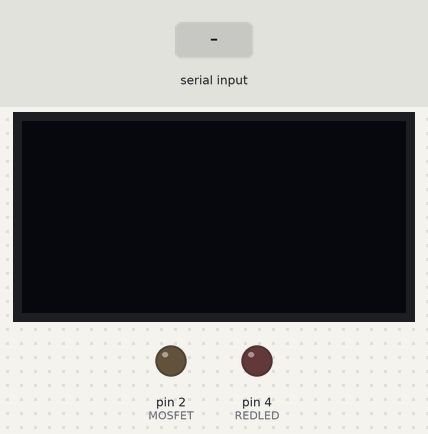
A sketch run on a simulated Arduino Uno, built with avr-gcc and run on an emulated ATmega328P. Parts: 128×64 one-colour display, output pins drawn as LEDs (lit = HIGH). The test bench sets the inputs (shaded band).

Above: at 1.2 s.
1.3 s: byte 255 (255) received over Serial
At 2.5 s:
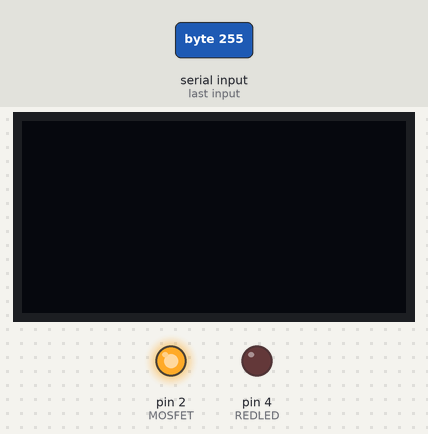
2.8 s: "1" received over Serial
At 4.0 s:
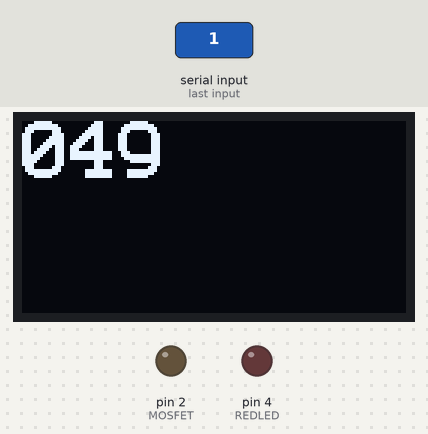
4.3 s: "0" received over Serial
At 5.1 s:
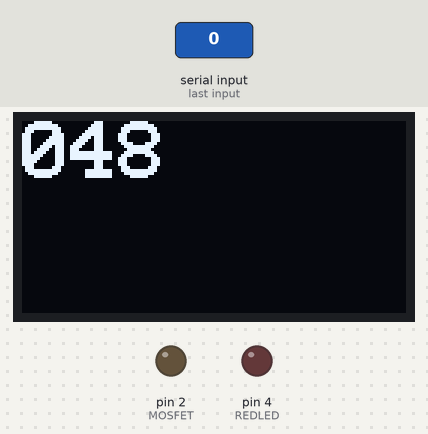
Timing chart, 0 to 7.3 s (numbered marks = the images above; inputs shaded):
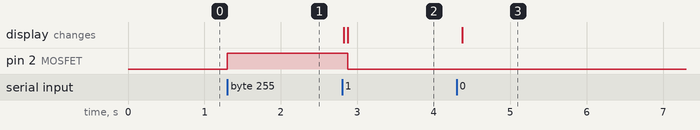

The sketch:

partb.ino
```cpp
//sourced from https://github.com/rr-codes/EECS-1021-LabH

#include <Arduino.h>
#include <U8x8lib.h>

#define MOSFET 2
#define REDLED 4
#define BUTTON 6
//define sets the var name to the number (which is the pin)

auto display = U8X8_SSD1306_128X64_NONAME_HW_I2C(U8X8_PIN_NONE);

void setup() {
    Serial.begin(9600);

    display.begin();
    display.setFlipMode(1);
    display.clearDisplay();

    pinMode(MOSFET, OUTPUT); //set MOSFET & pump to output
    pinMode(REDLED, OUTPUT); //set D4 (LED) to output
    pinMode(BUTTON, INPUT); //set D6 (button) to input
}

void loop() {
    display.setFont(u8x8_font_profont29_2x3_r);
    display.setCursor(0, 0);

    if (!Serial.available()) {
        return;
    }

    const auto receivedData = Serial.read();

    char buf[16];
    sprintf(buf, "%03d", receivedData);

    if(receivedData < 100){
      display.print(buf);
      digitalWrite(MOSFET, LOW);
    }else if(receivedData == 255){
      digitalWrite(MOSFET, HIGH);
    }else{
      display.print("error");
      digitalWrite(MOSFET, LOW);
    }
 }
```

Measured:
- after the input at 1.3 s, pin 2 (MOSFET): LOW → HIGH at once
- after the input at 2.8 s, pin 2 (MOSFET): HIGH → LOW after 0.07 s; the display: first changes at once (image 2 shows a later state)
- after the input at 4.3 s, the display: changes after 0.07 s (image 3)
